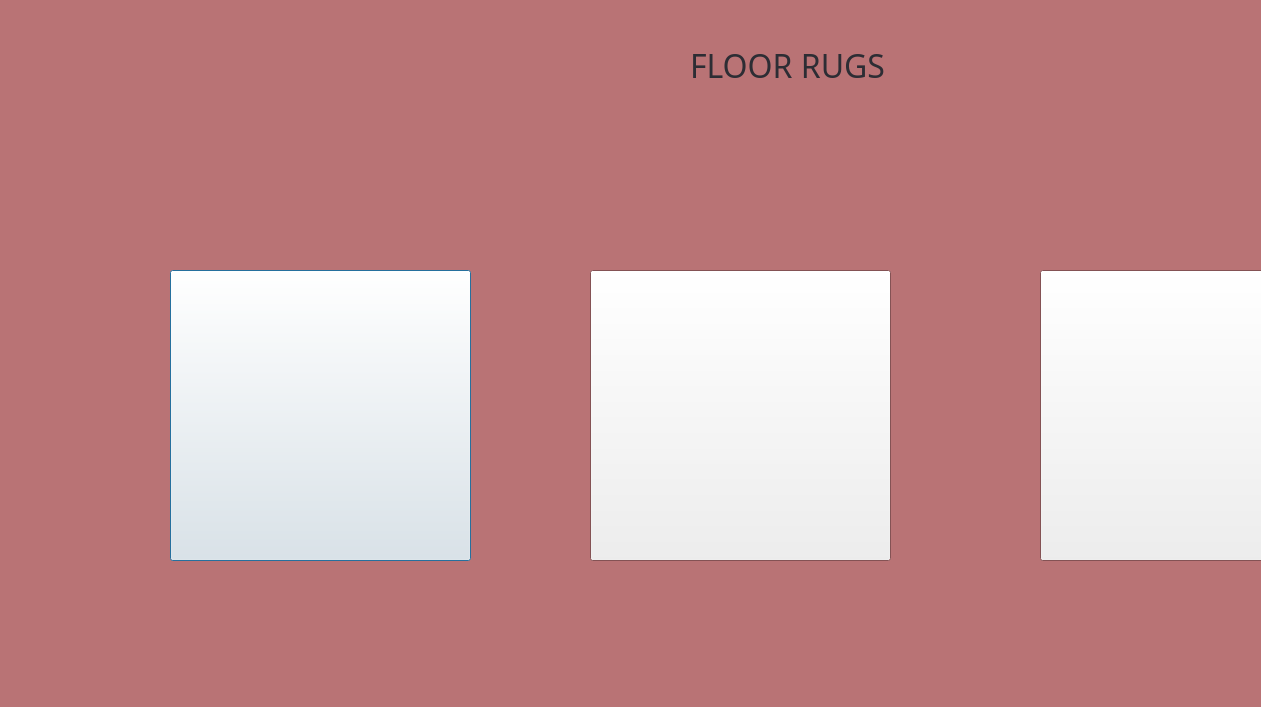
<?xml version="1.0" encoding="UTF-8"?>
<ui version="4.0">
 <class>floorRug</class>
 <widget class="QDialog" name="floorRug">
  <property name="geometry">
   <rect>
    <x>0</x>
    <y>0</y>
    <width>1261</width>
    <height>707</height>
   </rect>
  </property>
  <property name="palette">
   <palette>
    <active>
     <colorrole role="Window">
      <brush brushstyle="SolidPattern">
       <color alpha="255">
        <red>185</red>
        <green>115</green>
        <blue>117</blue>
       </color>
      </brush>
     </colorrole>
    </active>
    <inactive>
     <colorrole role="Window">
      <brush brushstyle="SolidPattern">
       <color alpha="255">
        <red>185</red>
        <green>115</green>
        <blue>117</blue>
       </color>
      </brush>
     </colorrole>
    </inactive>
    <disabled>
     <colorrole role="Base">
      <brush brushstyle="SolidPattern">
       <color alpha="255">
        <red>185</red>
        <green>115</green>
        <blue>117</blue>
       </color>
      </brush>
     </colorrole>
     <colorrole role="Window">
      <brush brushstyle="SolidPattern">
       <color alpha="255">
        <red>185</red>
        <green>115</green>
        <blue>117</blue>
       </color>
      </brush>
     </colorrole>
    </disabled>
   </palette>
  </property>
  <property name="windowTitle">
   <string>Dialog</string>
  </property>
  <widget class="QLabel" name="label">
   <property name="geometry">
    <rect>
     <x>690</x>
     <y>50</y>
     <width>231</width>
     <height>31</height>
    </rect>
   </property>
   <property name="palette">
    <palette>
     <active>
      <colorrole role="WindowText">
       <brush brushstyle="SolidPattern">
        <color alpha="255">
         <red>45</red>
         <green>45</green>
         <blue>52</blue>
        </color>
       </brush>
      </colorrole>
     </active>
     <inactive>
      <colorrole role="WindowText">
       <brush brushstyle="SolidPattern">
        <color alpha="255">
         <red>45</red>
         <green>45</green>
         <blue>52</blue>
        </color>
       </brush>
      </colorrole>
     </inactive>
     <disabled/>
    </palette>
   </property>
   <property name="font">
    <font>
     <family>Britannic Bold</family>
     <pointsize>24</pointsize>
    </font>
   </property>
   <property name="text">
    <string>FLOOR RUGS</string>
   </property>
  </widget>
  <widget class="QPushButton" name="rug1btn">
   <property name="geometry">
    <rect>
     <x>170</x>
     <y>270</y>
     <width>301</width>
     <height>291</height>
    </rect>
   </property>
   <property name="text">
    <string/>
   </property>
  </widget>
  <widget class="QPushButton" name="rug2btn">
   <property name="geometry">
    <rect>
     <x>590</x>
     <y>270</y>
     <width>301</width>
     <height>291</height>
    </rect>
   </property>
   <property name="text">
    <string/>
   </property>
  </widget>
  <widget class="QPushButton" name="rug3btn">
   <property name="geometry">
    <rect>
     <x>1040</x>
     <y>270</y>
     <width>301</width>
     <height>291</height>
    </rect>
   </property>
   <property name="text">
    <string/>
   </property>
  </widget>
 </widget>
 <resources/>
 <connections/>
</ui>
